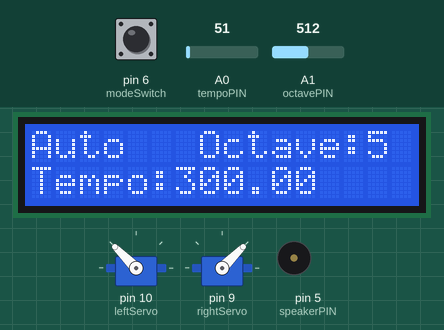
The sketch below on a simulated Arduino Uno, built with avr-gcc and run on an emulated ATmega328P. On the bench: 2 × servo, 16×2 character LCD, buzzer (waves = sounding). The inputs (shaded band) are chosen by the test bench; at power-on: pin 6 (modeSwitch) HIGH, A1 (octavePIN) = 512, A0 (tempoPIN) = 51. What the sketch prints to the serial monitor is not drawn.

Above: at 1.2 s.
1.3 s: pin 6 (modeSwitch) pulled LOW for 1 s
At 2.12 s:
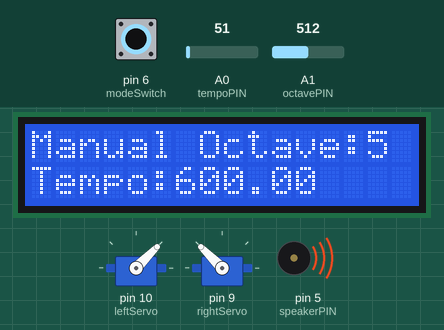
3.8 s: A1 (octavePIN) set to 306
At 4.7 s:
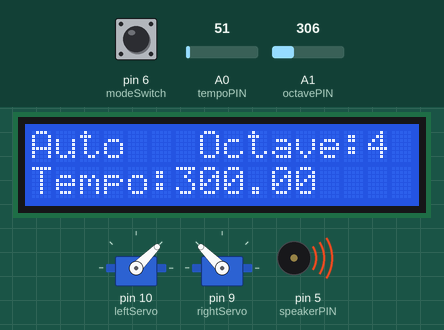
6.8 s: pin 6 (modeSwitch) pulled LOW for 3.2 s
At 10.2 s:
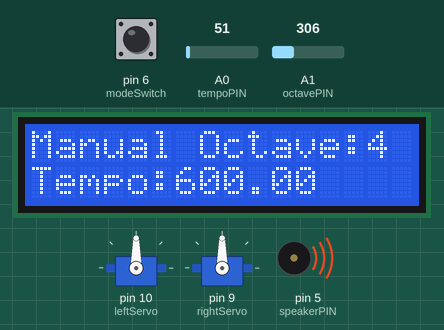
Timing chart, 0 to 17.5 s (numbered marks = the images above; inputs shaded):
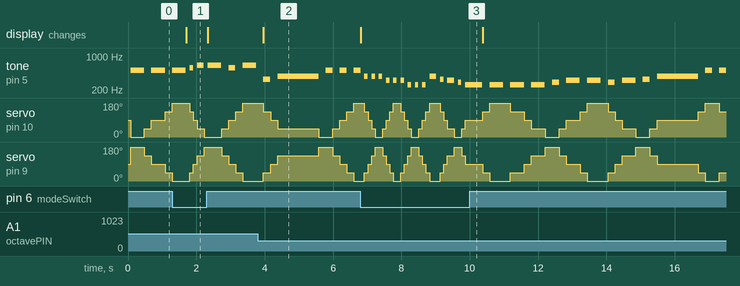

The sketch:

ui_and_servo.ino
```cpp
#include <Servo.h>
#include <stdio.h>
#include <math.h>
#include <LiquidCrystal.h>
#include <LiquidCrystal.h>

#define TempoCal 1000
#define TempoPotMax 1023
#define PwmMax 255

//Music Notes based on Octive--
#define C 16.3516
#define D 18.35405
#define E 20.60172
#define F 21.82676
#define G 24.49971
#define A 27.5
#define B 30.86771
#define high_C 32.70320
#define rest 0


#define speakerPIN 5
#define leftServo 10
#define rightServo 9
#define modeSwitch 6
#define tempoPIN A0
#define octavePIN A1

#define servoRate 45
#define clockwise 80
#define c_clockwise 100

//set up screen
const int rs = 13, en = 12, d4 = 11, d5 = 8, d6 = 3, d7 = 2;
LiquidCrystal lcd(rs, en, d4, d5, d6, d7);

//Row Row Row Your Boat
int songLength = 54;
int notes[] = {C, rest, C, rest, C, rest, D, rest, E, rest, E, rest, D, rest, E, rest, F, rest, G, rest, high_C, rest, high_C, rest, high_C, rest, G, rest, G, rest, G, rest, E, rest, E, rest, E, rest, C, rest, C, rest, C, rest, G, rest, F, rest, E, rest, D, rest, C, rest};
int beats[] = {2,1,2,1,2,1,1,1,2,1,2,1,1,1,2,1,1,1,6,1,1,1,1,1,1,1,1,1,1,1,1,1,1,1,1,1,1,1,1,1,1,1,1,1,2,1,1,1,2,1,1,1,5,1};

int song_tempo = 250;

//setup the servo output
Servo servo_left;
Servo servo_right;
int servo_counter = 0;

void setup()
{
  pinMode(tempoPIN, INPUT); //tempo
  pinMode(octavePIN, INPUT); //octave
  pinMode(modeSwitch, INPUT);

    //set up outputs
  pinMode(speakerPIN, OUTPUT);

  servo_left.attach(leftServo);
  servo_right.attach(rightServo);

  //set up the LCD's number of columns and rows:
  lcd.begin(16, 2);
  //Print a message to the LCD.
  lcd.print("Hello, world!");

  //debug only
  Serial.begin(9600);
  Serial.print("Setup Complete\n");
}

void loop()
{
  lcd.clear();
  int duration;
  float tempo;
  int octave;
  int octave_pot;
  int tempo_pot;
  int i_note_index = 0;
  bool servo_dir = false; //to keep track of the servos' direction
  servo_left.write(90);
  servo_right.write(0);
  lcd.clear();

  while (1)
  {
    //Serial.println(digitalRead(modeSwitch));
    if(digitalRead(modeSwitch)==0){ //manual mode
      lcd.setCursor(0, 0);
      lcd.print("Manual");

      //read the tempo pot
      tempo_pot = analogRead(tempoPIN);

      tempo = song_tempo*float(tempo_pot)/TempoCal; //read the tempo POT
      //Serial.println(tempo);
      if(tempo<100){
        tempo = 100;
      }
    }
    else if (digitalRead(modeSwitch)){ //auto mode
      lcd.setCursor(0, 0);
      lcd.print("Auto  ");

      //get tempo and octave from the external song
      tempo  = 200;

      //sync the song

    }
    octave_pot = analogRead(octavePIN);
    if(octave_pot > 511) {
      octave = 5;
    } else {
      octave = 4;
    }

    lcd.setCursor(0, 1);
    lcd.print("Tempo: ");
    lcd.setCursor(6, 1);
    //Serial.print(tempo);
    // Serial.print("   ");
    //Serial.println((60000)/tempo);
    lcd.print((60000)/tempo);
    lcd.setCursor(7, 0);
    lcd.print("Octave: ");
    lcd.setCursor(14, 0);
    lcd.print(octave);
    //set the servos
    Serial.println(servo_counter);
      if(servo_dir){
        servo_left.write(180-servo_counter);
        servo_right.write(servo_counter);
      }
      else{
        servo_left.write(servo_counter);
        servo_right.write(180-servo_counter);
      }

      servo_counter+=servoRate;
      if(servo_counter>180){
        servo_counter = 0;
        servo_dir = !servo_dir; //flip direction
      }


    //play the song
    duration = beats[i_note_index] * tempo;

    tone(speakerPIN, notes[i_note_index]*pow(2,octave), duration);
    delay(duration);

    //increment the note counter
    ++i_note_index;
    if(i_note_index >= songLength)
    {
      i_note_index = 0;
    }
  }
 }
```

Measured:
- after the input at 1.3 s, the display: changes after 0.40 s (image 1)
- after the input at 3.8 s, the display: changes after 0.16 s (image 2)
- after the input at 6.8 s, the display: changes at once (image 3)
- by itself, tone on pin 5 (speakerPIN): plays 384 Hz for 0.10 s, 384 Hz for 0.10 s, 384 Hz for 0.10 s, 320 Hz for 0.10 s, 320 Hz for 0.10 s, 320 Hz for 0.10 s … (26 notes in this stretch)
